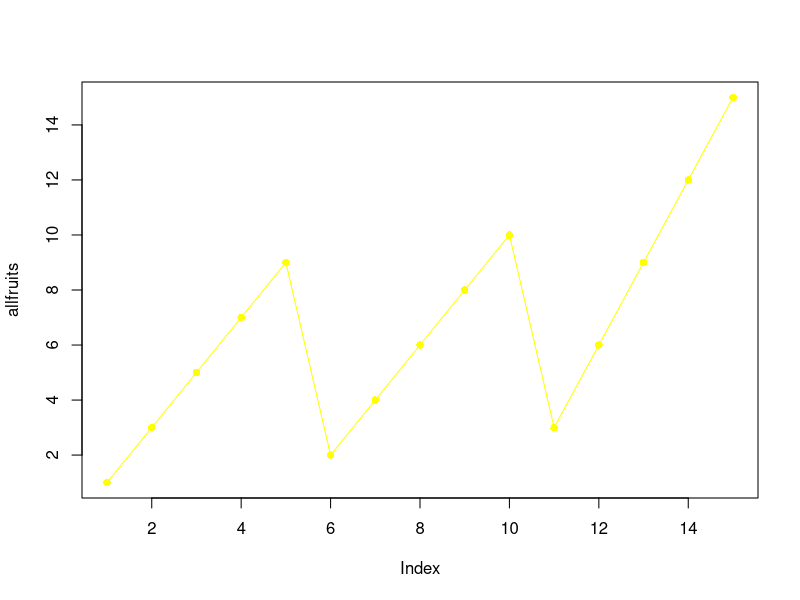
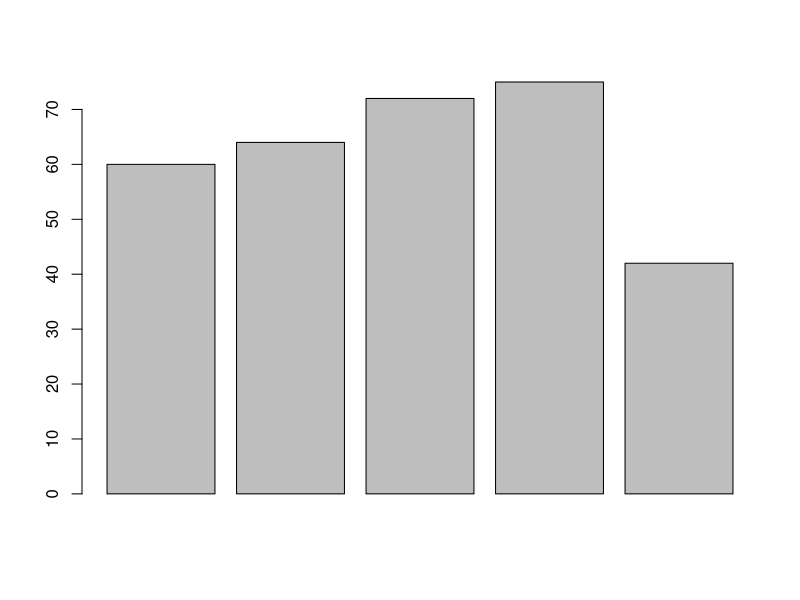
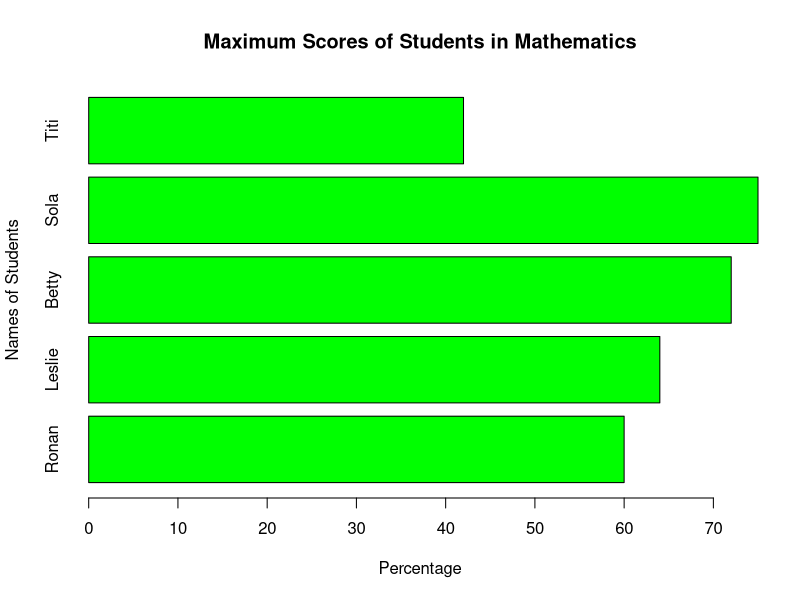

R code for these plots, in order:
#Task 1
apple<-c(Mon=1, Tue=3, Wed=5, Thur=7, Fri=9)
banana<-c(Mon=2, Tue=4, Wed=6, Thur=8, Fri=10)
orange<-c(Mon=3, Tue=6, Wed=9, Thur=12, Fri=15)

allfruits<-c(apple, banana, orange)
allfruits
plot(allfruits, type = "o", col = "yellow", pch =16)

#Task 2

Name<-c("John", "Mark", "Grace", "Happy", "Ayo")
Age<-c("30", "25", "27", "45", "36")
Role<-c("Teacher", "Cleaner", "Chef", "Supervisor", "Secretary")
Lengthofservice<-c("6 months", "3 years", "1 year", "8 years", "5years")

df<-data.frame(Name, Age, Role, Lengthofservice)
df



#Task 5
rm(name)
rm(age)
rm(username, userage)

username<-readline("Input your name:")
userage<-readline("Input your age:")
print(paste("My name is", username, "and I am", userage ,"years old."))



#Task 4
max.score <- c(60, 64, 72, 75, 42)
barplot(max.score)
#adding parameters
barplot(max.score, 
        main = "Maximum Scores of Students in Mathematics", 
        xlab = "Percentage",
        ylab = "Names of Students",
        names.arg = c("Ronan", "Leslie", "Betty", "Sola", "Titi"),
        col = "green",
        horiz = TRUE)



#Task 6
print(seq(20,50))
print(mean(20:50))
print(sum(20:50))


#Task 7
v = sample(-50:50, 10, replace=TRUE)
print("content of the vector:")
print("10 random integer values between -50 and +50:")
print(v)


#Optional Challenge
#Task 1
Fibonacci <- numeric(10)
Fibonacci[1] <- Fibonacci[2] <- 1
for (i in 3:10) Fibonacci[i] <- Fibonacci[i-2] + Fibonacci[i-1]
print("First 10 Fibonacci numbers:")
print(Fibonacci)


#Task 2
for (n in 1:100) {
  if (n %% 3 == 0 & n %% 5 == 0) {print("FizzBuzz")}
  else if (n %% 3 == 0) {print("Fizz")}
  else if (n %% 5 == 0) {print("Buzz")}
  else print(n)
}
